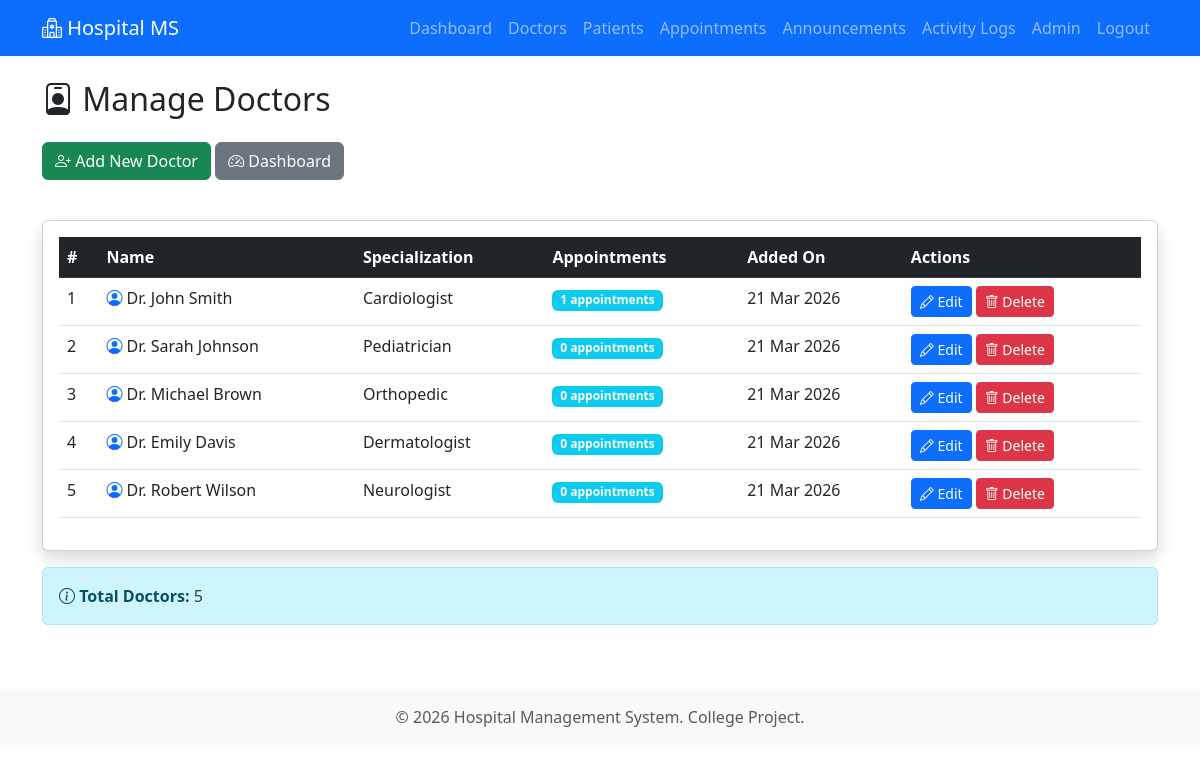
Page /admin/doctors (signed in) on the committed database.
### models.py (models this page shows, shortened)
class User(UserMixin, db.Model):
    __tablename__ = 'users'
    id = db.Column(db.Integer, primary_key=True)
    name = db.Column(db.String(100), nullable=False)
    email = db.Column(db.String(120), unique=True, nullable=False)
    password_hash = db.Column(db.String(255), nullable=False)
    role = db.Column(db.String(20), nullable=False, default='user')  # 'user' or 'admin'
    created_at = db.Column(db.DateTime, default=datetime.utcnow)
    appointments = db.relationship('Appointment', backref='patient', lazy=True, cascade='all, delete-orphan')
    @property
    def is_admin(self):
        return self.role == 'admin'

class Doctor(db.Model):
    __tablename__ = 'doctors'
    id = db.Column(db.Integer, primary_key=True)
    name = db.Column(db.String(100), nullable=False)
    specialization = db.Column(db.String(100), nullable=False)
    available_days = db.Column(db.String(100), nullable=True)  # New field
    available_time = db.Column(db.String(100), nullable=True)  # New field
    created_at = db.Column(db.DateTime, default=datetime.utcnow)
    appointments = db.relationship('Appointment', backref='doctor', lazy=True, cascade='all, delete-orphan')

### admin.py (the view)
@admin_bp.route('/doctors')
@login_required
@admin_required
def doctors():
    all_doctors = Doctor.query.all()
    return render_template('admin/doctors.html', doctors=all_doctors)

### admin.py (called while the page is built)
def admin_required(f):
    @wraps(f)
    def decorated_function(*args, **kwargs):
        if not current_user.is_admin:
            flash('Access denied. Admin privileges required.', 'danger')
            return redirect(url_for('user.dashboard'))
        return f(*args, **kwargs)
    return decorated_function

### app.py (called while the page is built)
@login_manager.user_loader
def load_user(user_id):
    return User.query.get(int(user_id))

### templates/admin/doctors.html (shortened to what this page needs)
{% extends "base.html" %}
{% block content %}
<div class="row">
    <div class="col-md-12">
        <h2 class="mb-4">
            <i class="bi bi-person-badge"></i> Manage Doctors
        </h2>
        <div class="mb-3">
            <a href="{{ url_for('admin.add_doctor') }}" class="btn btn-success">
                <i class="bi bi-person-plus"></i> Add New Doctor
            </a>
            <a href="{{ url_for('admin.dashboard') }}" class="btn btn-secondary">
                <i class="bi bi-speedometer2"></i> Dashboard
            </a>
        </div>
    </div>
</div>
<div class="row mt-4">
    <div class="col-md-12">
        {% if doctors %}
            <div class="card shadow">
                <div class="card-body">
                    <div class="table-responsive">
                        <table class="table table-hover">
                            <thead class="table-dark">
                                <tr>
                                    <th>#</th>
                                    <th>Name</th>
                                    <th>Specialization</th>
                                    <th>Appointments</th>
                                    <th>Added On</th>
                                    <th>Actions</th>
                                </tr>
                            </thead>
                            <tbody>
                                {% for doctor in doctors %}
                                <tr>
                                    <td>{{ doctor.id }}</td>
                                    <td><i class="bi bi-person-circle text-primary"></i> {{ doctor.name }}</td>
                                    <td>{{ doctor.specialization }}</td>
                                    <td>
                                        <span class="badge bg-info">{{ doctor.appointments|length }} appointments</span>
                                    </td>
                                    <td>{{ doctor.created_at.strftime('%d %b %Y') }}</td>
                                    <td>
                                        <a href="{{ url_for('admin.edit_doctor', doctor_id=doctor.id) }}"
                                           class="btn btn-sm btn-primary">
                                            <i class="bi bi-pencil"></i> Edit
                                        </a>
                                        <a href="{{ url_for('admin.delete_doctor', doctor_id=doctor.id) }}"
                                           class="btn btn-sm btn-danger"
                                           onclick="return confirm('Are you sure you want to delete Dr. {{ doctor.name }}? This action cannot be undone.')">
                                            <i class="bi bi-trash"></i> Delete
                                        </a>
                                    </td>
                                </tr>
                                {% endfor %}
                            </tbody>
                        </table>
                    </div>
                </div>
            </div>
            <div class="alert alert-info mt-3">
                <i class="bi bi-info-circle"></i> <strong>Total Doctors:</strong> {{ doctors|length }}
            </div>
        {% endif %}
    </div>
</div>
{% endblock %}

### templates/base.html (shortened to what this page needs)
<!DOCTYPE html>
<html lang="en">
<head>
    <link href="https://cdn.jsdelivr.net/npm/bootstrap@5.3.0/dist/css/bootstrap.min.css" rel="stylesheet">
    <link rel="stylesheet" href="https://cdn.jsdelivr.net/npm/bootstrap-icons@1.10.0/font/bootstrap-icons.css">
</head>
<body>
    <nav class="navbar navbar-expand-lg navbar-dark bg-primary">
        <div class="container">
            <a class="navbar-brand" href="{{ url_for('index') }}">
                <i class="bi bi-hospital"></i> Hospital MS
            </a>
            <div class="collapse navbar-collapse" id="navbarNav">
                <ul class="navbar-nav ms-auto">
                    {% if current_user.is_authenticated %}
                        {% if current_user.is_admin %}
                            <li class="nav-item">
                                <a class="nav-link" href="{{ url_for('admin.dashboard') }}">Dashboard</a>
                            </li>
                            <li class="nav-item">
                                <a class="nav-link" href="{{ url_for('admin.doctors') }}">Doctors</a>
                            </li>
                            <li class="nav-item">
                                <a class="nav-link" href="{{ url_for('admin.patients') }}">Patients</a>
                            </li>
                            <li class="nav-item">
                                <a class="nav-link" href="{{ url_for('admin.appointments') }}">Appointments</a>
                            </li>
                            <li class="nav-item">
                                <a class="nav-link" href="{{ url_for('admin.announcements') }}">Announcements</a>
                            </li>
                            <li class="nav-item">
                                <a class="nav-link" href="{{ url_for('admin.activity_logs') }}">Activity Logs</a>
                            </li>
                        {% endif %}
                        <li class="nav-item">
                            <span class="nav-link">{{ current_user.name }}</span>
                        </li>
                        <li class="nav-item">
                            <a class="nav-link" href="{{ url_for('auth.logout') }}">Logout</a>
                        </li>
                    {% endif %}
                </ul>
            </div>
        </div>
    </nav>
    <main class="container my-4">
        {% block content %}{% endblock %}
    </main>
    <footer class="bg-light text-center py-3 mt-5">
        <div class="container">
            <p class="text-muted mb-0">&copy; 2026 Hospital Management System. College Project.</p>
        </div>
    </footer>
</body>
</html>

### rows in the picture
User: name "Admin"
Doctor: id "1", name "Dr. John Smith", specialization "Cardiologist", appointments|length "1", created_at "21 Mar 2026"
Doctor: id "2", name "Dr. Sarah Johnson", specialization "Pediatrician", appointments|length "0", created_at "21 Mar 2026"
Doctor: id "3", name "Dr. Michael Brown", specialization "Orthopedic", appointments|length "0", created_at "21 Mar 2026"
Doctor: id "4", name "Dr. Emily Davis", specialization "Dermatologist", appointments|length "0", created_at "21 Mar 2026"
Doctor: id "5", name "Dr. Robert Wilson", specialization "Neurologist", appointments|length "0", created_at "21 Mar 2026"

### other values in the picture
{{ doctors|length }} "5"
